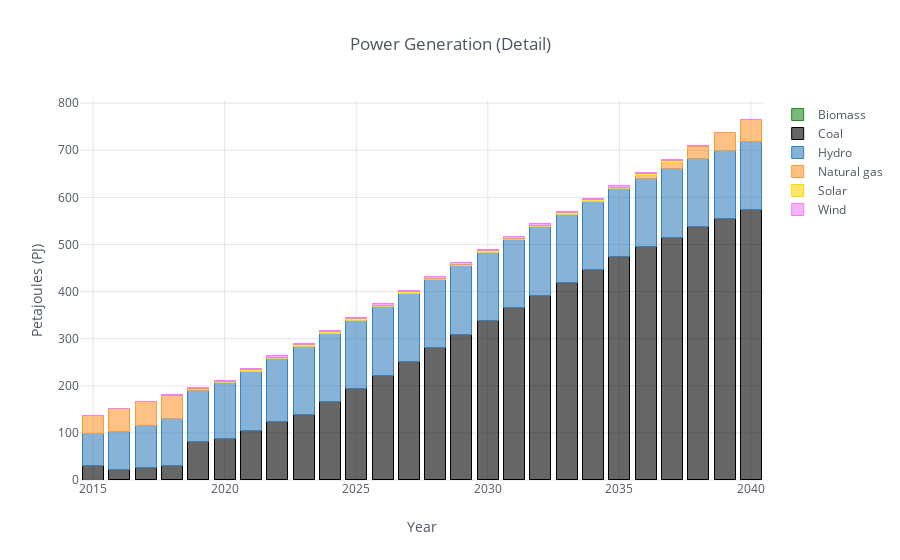

Here is the notebook cell this chart was saved with:
### Code cell
#Power generation (Detailed)
gen_df = all_params['ProductionByTechnologyAnnual'][all_params['ProductionByTechnologyAnnual'].t.str.startswith('PWR') & 
                                                   all_params['ProductionByTechnologyAnnual'].f.str.startswith('ELC001')].drop('r', axis=1)
gen_df = df_filter(gen_df,3,6,['TRN'])
df_plot(gen_df,'Petajoules (PJ)','Power Generation (Detail)')

### Figure 1 — Plotly figure (JSON) as saved in the notebook; plotly's stock layout.template omitted (floating-point values rounded to 4 significant figures)
{"data": [{"marker": {"color": "rgba(34, 139, 34, 0.6)", "line": {"color": "rgba(34, 139, 34, 1.0)", "width": 1}}, "name": "Biomass", "orientation": "v", "text": "", "type": "bar", "uid": "f18524e0-08f9-4726-b691-e7aa55db2964", "x": [2015, 2016, 2017, 2018, 2019, 2020, 2021, 2022, 2023, 2024, 2025, 2026, 2027, 2028, 2029, 2030, 2031, 2032, 2033, 2034, 2035, 2036, 2037, 2038, 2039, 2040], "y": [0, 0.2365, 0.6701, 1.34, 1.34, 1.419, 1.419, 1.419, 1.419, 1.529, 1.529, 1.529, 1.529, 1.34, 1.34, 1.34, 1.34, 1.34, 1.34, 1.34, 1.34, 1.34, 1.34, 1.34, 1.34, 1.34]}, {"marker": {"color": "rgba(0, 0, 0, 0.6)", "line": {"color": "rgba(0, 0, 0, 1.0)", "width": 1}}, "name": "Coal", "orientation": "v", "text": "", "type": "bar", "uid": "bcd2fe35-a416-4193-8262-c4d96ae61e7b", "x": [2015, 2016, 2017, 2018, 2019, 2020, 2021, 2022, 2023, 2024, 2025, 2026, 2027, 2028, 2029, 2030, 2031, 2032, 2033, 2034, 2035, 2036, 2037, 2038, 2039, 2040], "y": [30.01, 21.14, 26.21, 29.29, 80.64, 87.72, 104.2, 122.1, 138.4, 164.7, 192.4, 221.3, 249.8, 279.0, 308.5, 338.1, 364.6, 391.4, 418.4, 445.6, 473.1, 494.1, 514.5, 536.6, 552.8, 573.0]}, {"marker": {"color": "rgba(55, 128, 191, 0.6)", "line": {"color": "rgba(55, 128, 191, 1.0)", "width": 1}}, "name": "Hydro", "orientation": "v", "text": "", "type": "bar", "uid": "92dde907-f4bf-41d7-a080-cb32713ede8f", "x": [2015, 2016, 2017, 2018, 2019, 2020, 2021, 2022, 2023, 2024, 2025, 2026, 2027, 2028, 2029, 2030, 2031, 2032, 2033, 2034, 2035, 2036, 2037, 2038, 2039, 2040], "y": [68.48, 80.56, 89.65, 99.35, 108.4, 116.9, 125.5, 133.9, 144.4, 145.3, 145.3, 144.5, 144.5, 144.5, 144.5, 144.5, 144.5, 144.5, 144.5, 144.5, 144.5, 144.5, 144.5, 144.5, 144.5, 144.5]}, {"marker": {"color": "rgba(255, 153, 51, 0.6)", "line": {"color": "rgba(255, 153, 51, 1.0)", "width": 1}}, "name": "Natural gas", "orientation": "v", "text": "", "type": "bar", "uid": "9b396ddf-6eb2-4e72-9277-43cc1d1d846b", "x": [2015, 2016, 2017, 2018, 2019, 2020, 2021, 2022, 2023, 2024, 2025, 2026, 2027, 2028, 2029, 2030, 2031, 2032, 2033, 2034, 2035, 2036, 2037, 2038, 2039, 2040], "y": [38.66, 49.59, 49.59, 49.59, 2.533, 0.1379, 0.1379, 0.1379, 0.1379, 0.1379, 0.2815, 0.2815, 0.2815, 0.2815, 0, 0, 0, 0, 0, 0, 0, 6.783, 14.32, 22.59, 36.49, 46.71]}, {"marker": {"color": "rgba(255, 215, 0, 0.6)", "line": {"color": "rgba(255, 215, 0, 1.0)", "width": 1}}, "name": "Solar", "orientation": "v", "text": "", "type": "bar", "uid": "e25e0d70-440b-4628-b7ca-9ac045a9a1ce", "x": [2015, 2016, 2017, 2018, 2019, 2020, 2021, 2022, 2023, 2024, 2025, 2026, 2027, 2028, 2029, 2030, 2031, 2032, 2033, 2034, 2035, 2036, 2037, 2038, 2039, 2040], "y": [0, 0, 0, 0, 0.8944, 2.087, 2.981, 2.981, 2.981, 2.981, 2.981, 2.981, 2.981, 2.981, 2.981, 2.981, 2.981, 2.981, 2.981, 2.981, 2.981, 2.981, 2.981, 2.981, 2.087, 0.8944]}, {"marker": {"color": "rgba(238, 130, 238, 0.6)", "line": {"color": "rgba(238, 130, 238, 1.0)", "width": 1}}, "name": "Wind", "orientation": "v", "text": "", "type": "bar", "uid": "ff256313-79ac-4b46-b4ef-de0c269fafc5", "x": [2015, 2016, 2017, 2018, 2019, 2020, 2021, 2022, 2023, 2024, 2025, 2026, 2027, 2028, 2029, 2030, 2031, 2032, 2033, 2034, 2035, 2036, 2037, 2038, 2039, 2040], "y": [0.1921, 0.2882, 0.365, 1.795, 2.66, 3.44, 3.344, 3.344, 3.44, 3.44, 3.44, 3.44, 3.44, 3.44, 3.44, 3.44, 3.44, 3.44, 3.44, 3.44, 3.44, 3.44, 3.44, 1.376, 0.5111, 0]}], "layout": {"barmode": "stack", "legend": {"bgcolor": "#FFFFFF", "font": {"color": "#4D5663"}, "traceorder": "normal"}, "paper_bgcolor": "#FFFFFF", "plot_bgcolor": "#FFFFFF", "title": {"font": {"color": "#4D5663"}, "text": "Power Generation (Detail)"}, "xaxis": {"gridcolor": "#E1E5ED", "showgrid": true, "tickfont": {"color": "#4D5663"}, "title": {"font": {"color": "#4D5663"}, "text": "Year"}, "zerolinecolor": "#E1E5ED"}, "yaxis": {"gridcolor": "#E1E5ED", "showgrid": true, "tickfont": {"color": "#4D5663"}, "title": {"font": {"color": "#4D5663"}, "text": "Petajoules (PJ)"}, "zerolinecolor": "#E1E5ED"}}}
